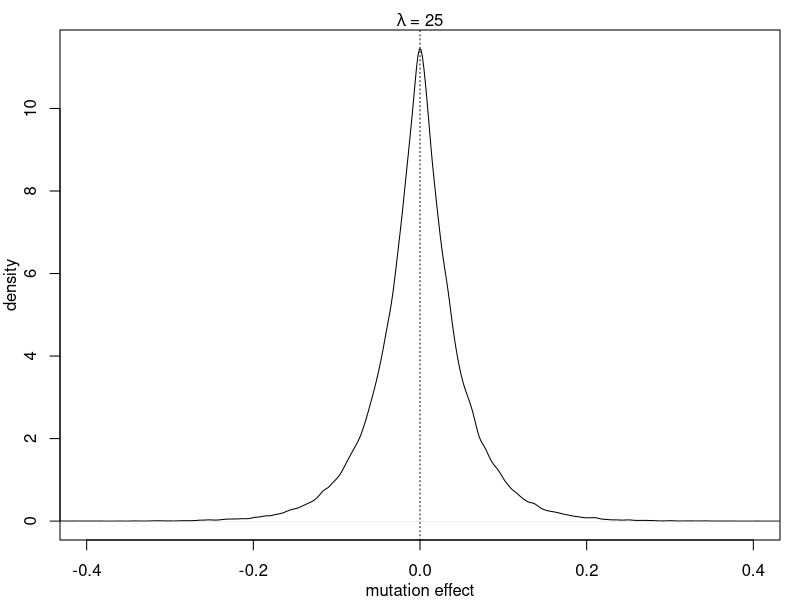

Write the R code that produced this figure.
#This script produces the mutation distribution figure

#mutate function copied from simulation function
mutate.exp <- function(nL,N,lambda, prbmut) { sapply( 1:N , function(z)
			abs(rexp(nL,rate=lambda)) * ifelse(rbinom(nL,size=1,prob=0.5), 1 , -1 ) * rbinom(nL, size=1, prob = prbmut) ) 
			  }# DistofAbsValueofTraitEff * ProbofPosvNegMutation * ProbMutOccurs(u*loci) 
#high values of lambda give LOWER effect sizes of mutations on average.


vect <- mutate.exp(1,100000,lambda=25,prbmut=1)

sum(-0.002 < vect & vect < 0.002) /length(vect)
sum(-0.02 < vect & vect < 0.02) /length(vect)

pdf("~/Dropbox/host microbe trait evo and gwas/whose-trait-is-it-anyway---sims/mutationdistribution.pdf",height=3,width=3)
par(mar=c(3,3,1.5,1))
plot(density(vect),xlab="",main ="",ylab="",xlim=c(-0.4,0.4))
abline(v=0,lty=3)
mtext("mutation effect",side=1,line=2)
mtext("density",side=2,line=2)
mtext(expression(lambda~"= 25"),side=3,line=0)
dev.off()